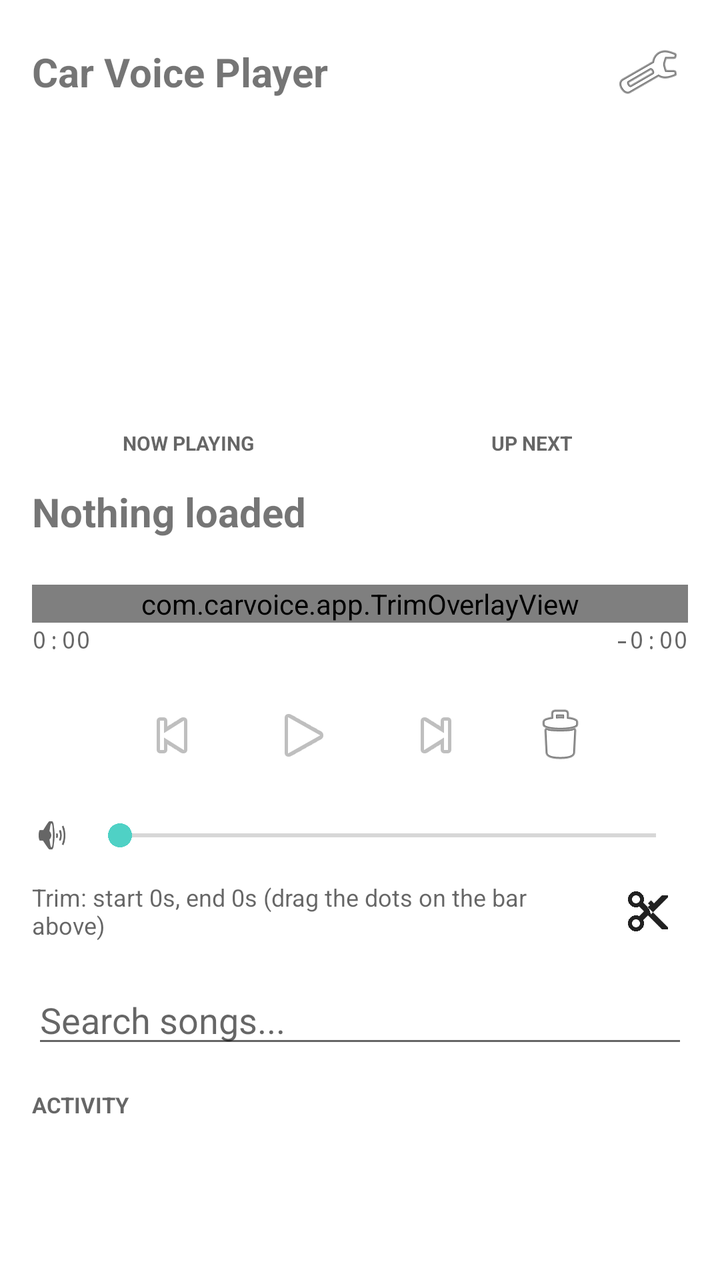
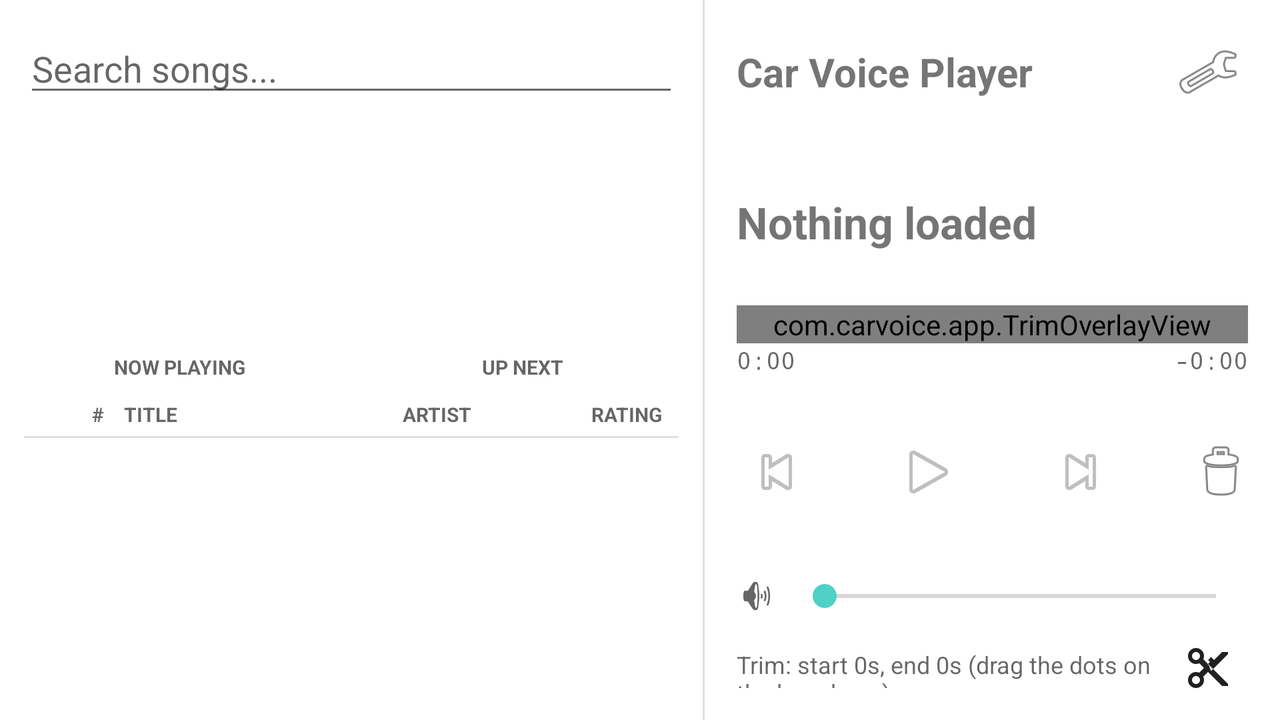

One screen, two layout resources from the same app: the default and the repository's alternative for another configuration. Each is rendered where Android would select it; the XML of both is given below.
<!-- AndroidManifest.xml: application theme Theme.CarVoicePlayer -->
<!-- res/layout/activity_main.xml -->
<?xml version="1.0" encoding="utf-8"?>
<LinearLayout xmlns:android="http://schemas.android.com/apk/res/android"
    xmlns:app="http://schemas.android.com/apk/res-auto"
    android:layout_width="match_parent"
    android:layout_height="match_parent"
    android:orientation="vertical"
    android:focusable="true"
    android:focusableInTouchMode="true">

    <ScrollView
        android:layout_width="match_parent"
        android:layout_height="wrap_content"
        android:fillViewport="false">

    <LinearLayout
        android:layout_width="match_parent"
        android:layout_height="wrap_content"
        android:orientation="vertical"
        android:padding="16dp">

        <LinearLayout
            android:layout_width="match_parent"
            android:layout_height="wrap_content"
            android:orientation="horizontal"
            android:gravity="center_vertical">

            <TextView
                android:layout_width="0dp"
                android:layout_height="wrap_content"
                android:layout_weight="1"
                android:text="Car Voice Player"
                android:textSize="20sp"
                android:textStyle="bold" />

            <ImageButton
                android:id="@+id/settingsButton"
                android:layout_width="40dp"
                android:layout_height="40dp"
                android:background="?attr/selectableItemBackgroundBorderless"
                android:contentDescription="Settings"
                android:src="@android:drawable/ic_menu_manage" />
        </LinearLayout>

        <TextView
            android:id="@+id/statusText"
            android:layout_width="match_parent"
            android:layout_height="wrap_content"
            android:layout_marginTop="4dp"
            android:textSize="12sp"
            android:textColor="?android:attr/textColorSecondary" />

        
        <LinearLayout
            android:layout_width="match_parent"
            android:layout_height="140dp"
            android:layout_marginTop="12dp"
            android:orientation="horizontal">

            <LinearLayout
                android:layout_width="0dp"
                android:layout_height="match_parent"
                android:layout_weight="1"
                android:orientation="vertical"
                android:gravity="center">

                <ImageView
                    android:id="@+id/nowPlayingArt"
                    android:layout_width="0dp"
                    android:layout_height="0dp"
                    android:layout_weight="1"
                    android:layout_marginEnd="4dp"
                    android:scaleType="centerCrop"
                    android:background="?android:attr/colorBackground"
                    android:contentDescription="Now playing artwork"
                    android:src="@android:drawable/ic_media_play" />

                <TextView
                    android:layout_width="match_parent"
                    android:layout_height="wrap_content"
                    android:layout_marginEnd="4dp"
                    android:gravity="center"
                    android:text="NOW PLAYING"
                    android:textSize="10sp"
                    android:textStyle="bold"
                    android:textColor="?android:attr/textColorSecondary" />
            </LinearLayout>

            <LinearLayout
                android:layout_width="0dp"
                android:layout_height="match_parent"
                android:layout_weight="1"
                android:orientation="vertical"
                android:gravity="center">

                <ImageView
                    android:id="@+id/upNextArt"
                    android:layout_width="0dp"
                    android:layout_height="0dp"
                    android:layout_weight="1"
                    android:layout_marginStart="4dp"
                    android:scaleType="centerCrop"
                    android:background="?android:attr/colorBackground"
                    android:contentDescription="Up next artwork"
                    android:src="@android:drawable/ic_media_next" />

                <TextView
                    android:layout_width="match_parent"
                    android:layout_height="wrap_content"
                    android:layout_marginStart="4dp"
                    android:gravity="center"
                    android:text="UP NEXT"
                    android:textSize="10sp"
                    android:textStyle="bold"
                    android:textColor="?android:attr/textColorSecondary" />
            </LinearLayout>
        </LinearLayout>

        <TextView
            android:id="@+id/nowPlayingTitle"
            android:layout_width="match_parent"
            android:layout_height="wrap_content"
            android:layout_marginTop="14dp"
            android:text="Nothing loaded"
            android:textSize="20sp"
            android:textStyle="bold"
            android:maxLines="1"
            android:ellipsize="end" />

        <TextView
            android:id="@+id/nowPlayingArtist"
            android:layout_width="match_parent"
            android:layout_height="wrap_content"
            android:textSize="14sp"
            android:textColor="?android:attr/textColorSecondary" />

        
        <FrameLayout
            android:layout_width="match_parent"
            android:layout_height="wrap_content"
            android:layout_marginTop="4dp">

            <SeekBar
                android:id="@+id/seekBar"
                android:layout_width="match_parent"
                android:layout_height="wrap_content" />

            <com.carvoice.app.TrimOverlayView
                android:id="@+id/trimOverlay"
                android:layout_width="match_parent"
                android:layout_height="match_parent" />
        </FrameLayout>

        <LinearLayout
            android:layout_width="match_parent"
            android:layout_height="wrap_content"
            android:orientation="horizontal">

            <TextView
                android:id="@+id/elapsedTime"
                android:layout_width="0dp"
                android:layout_height="wrap_content"
                android:layout_weight="1"
                android:text="0:00"
                android:textSize="12sp"
                android:fontFamily="monospace"
                android:textColor="?android:attr/textColorSecondary" />

            <TextView
                android:id="@+id/remainingTime"
                android:layout_width="wrap_content"
                android:layout_height="wrap_content"
                android:text="-0:00"
                android:textSize="12sp"
                android:fontFamily="monospace"
                android:textColor="?android:attr/textColorSecondary" />
        </LinearLayout>

        <LinearLayout
            android:id="@+id/ratingRow"
            android:layout_width="wrap_content"
            android:layout_height="wrap_content"
            android:layout_marginTop="4dp"
            android:orientation="horizontal" />

        <LinearLayout
            android:layout_width="match_parent"
            android:layout_height="wrap_content"
            android:orientation="horizontal"
            android:gravity="center"
            android:layout_marginTop="4dp">

            <ImageButton
                android:id="@+id/prevButton"
                style="?attr/borderlessButtonStyle"
                android:layout_width="52dp"
                android:layout_height="52dp"
                android:contentDescription="Previous"
                android:src="@android:drawable/ic_media_previous" />

            <ImageButton
                android:id="@+id/playPauseButton"
                style="?attr/borderlessButtonStyle"
                android:layout_width="64dp"
                android:layout_height="64dp"
                android:layout_marginStart="8dp"
                android:layout_marginEnd="8dp"
                android:contentDescription="Play/Pause"
                android:src="@android:drawable/ic_media_play" />

            <ImageButton
                android:id="@+id/nextButton"
                style="?attr/borderlessButtonStyle"
                android:layout_width="52dp"
                android:layout_height="52dp"
                android:contentDescription="Next"
                android:src="@android:drawable/ic_media_next" />

            <ImageButton
                android:id="@+id/deleteButton"
                style="?attr/borderlessButtonStyle"
                android:layout_width="40dp"
                android:layout_height="40dp"
                android:layout_marginStart="16dp"
                android:contentDescription="Delete this song"
                android:src="@android:drawable/ic_menu_delete" />
        </LinearLayout>

        <LinearLayout
            android:layout_width="match_parent"
            android:layout_height="wrap_content"
            android:orientation="horizontal"
            android:gravity="center_vertical"
            android:layout_marginTop="8dp">

            <ImageView
                android:layout_width="20dp"
                android:layout_height="20dp"
                android:src="@android:drawable/ic_lock_silent_mode_off"
                app:tint="?android:attr/textColorSecondary" />

            <SeekBar
                android:id="@+id/volumeSeekBar"
                android:layout_width="0dp"
                android:layout_height="wrap_content"
                android:layout_weight="1"
                android:layout_marginStart="8dp"
                android:max="100" />
        </LinearLayout>

        <LinearLayout
            android:layout_width="match_parent"
            android:layout_height="wrap_content"
            android:orientation="horizontal"
            android:gravity="center_vertical"
            android:layout_marginTop="8dp">

            <TextView
                android:id="@+id/trimLabel"
                android:layout_width="0dp"
                android:layout_height="wrap_content"
                android:layout_weight="1"
                android:text="Trim: start 0s, end 0s (drag the dots on the bar above)"
                android:textSize="12sp"
                android:textColor="?android:attr/textColorSecondary" />

            <ImageButton
                android:id="@+id/applyTrimButton"
                style="?attr/borderlessButtonStyle"
                android:layout_width="40dp"
                android:layout_height="40dp"
                android:layout_marginStart="8dp"
                android:contentDescription="Apply trim - permanently cuts the file"
                android:src="@drawable/ic_trim_apply"
                app:tint="?android:attr/textColorPrimary" />
        </LinearLayout>

        <EditText
            android:id="@+id/searchBox"
            android:layout_width="match_parent"
            android:layout_height="wrap_content"
            android:layout_marginTop="12dp"
            android:hint="Search songs..."
            android:inputType="text"
            android:imeOptions="actionSearch"
            android:singleLine="true" />
    </LinearLayout>
    </ScrollView>

    
    <FrameLayout
        android:layout_width="match_parent"
        android:layout_height="0dp"
        android:layout_weight="1">

        <androidx.recyclerview.widget.RecyclerView
            android:id="@+id/songRecyclerView"
            android:layout_width="match_parent"
            android:layout_height="match_parent"
            android:paddingStart="16dp"
            android:paddingEnd="16dp" />

        <LinearLayout
            android:id="@+id/nowPlayingPin"
            android:layout_width="match_parent"
            android:layout_height="wrap_content"
            android:layout_gravity="center_vertical"
            android:orientation="horizontal"
            android:gravity="center_vertical"
            android:background="@color/now_playing_row"
            android:paddingStart="16dp"
            android:paddingEnd="16dp"
            android:paddingTop="10dp"
            android:paddingBottom="10dp"
            android:elevation="6dp"
            android:visibility="gone"
            android:clickable="true"
            android:focusable="true">

            <TextView
                android:layout_width="wrap_content"
                android:layout_height="wrap_content"
                android:text="\u25B6"
                android:textColor="@color/now_playing_text"
                android:textSize="14sp" />

            <TextView
                android:id="@+id/nowPlayingPinText"
                android:layout_width="0dp"
                android:layout_height="wrap_content"
                android:layout_weight="1"
                android:layout_marginStart="8dp"
                android:textColor="@color/now_playing_text"
                android:textSize="13sp"
                android:maxLines="1"
                android:ellipsize="end" />
        </LinearLayout>
    </FrameLayout>

    
    <LinearLayout
        android:layout_width="match_parent"
        android:layout_height="120dp"
        android:orientation="vertical"
        android:paddingStart="16dp"
        android:paddingEnd="16dp"
        android:paddingBottom="8dp">

        <TextView
            android:layout_width="match_parent"
            android:layout_height="wrap_content"
            android:text="ACTIVITY"
            android:textSize="11sp"
            android:textStyle="bold"
            android:textColor="?android:attr/textColorSecondary" />

        <ScrollView
            android:id="@+id/logScrollView"
            android:layout_width="match_parent"
            android:layout_height="0dp"
            android:layout_weight="1"
            android:layout_marginTop="4dp">

            <TextView
                android:id="@+id/logText"
                android:layout_width="match_parent"
                android:layout_height="wrap_content"
                android:textSize="11sp"
                android:fontFamily="monospace"
                android:textColor="?android:attr/textColorSecondary" />
        </ScrollView>
    </LinearLayout>
</LinearLayout>
<!-- resources referenced by this layout -->
<resources>
  <color name="now_playing_row">#264FD1C5</color>
  <color name="now_playing_text">#ff3b30</color>
  <!-- drawable ic_trim_apply (drawable) -->
  <vector xmlns:android="http://schemas.android.com/apk/res/android"
      android:width="24dp"
      android:height="24dp"
      android:viewportWidth="24"
      android:viewportHeight="24">
      <path
          android:fillColor="#FF000000"
          android:pathData="M9.64,7.64c0.23,-0.5 0.36,-1.05 0.36,-1.64 0,-2.21 -1.79,-4 -4,-4S2,3.79 2,6s1.79,4 4,4c0.59,0 1.14,-0.13 1.64,-0.36L10,12l-2.36,2.36C7.14,14.13 6.59,14 6,14c-2.21,0 -4,1.79 -4,4s1.79,4 4,4 4,-1.79 4,-4c0,-0.59 -0.13,-1.14 -0.36,-1.64L12,14l7,7h3v-1L9.64,7.64zM6,8c-1.1,0 -2,-0.89 -2,-2s0.9,-2 2,-2 2,0.89 2,2 -0.9,2 -2,2zM6,20c-1.1,0 -2,-0.89 -2,-2s0.9,-2 2,-2 2,0.89 2,2 -0.9,2 -2,2zM12.5,10.83l-0.71,-0.71L13,9l-1,-1 1.5,-1.5L15,8l4,-4h3v1l-8.5,8.5z" />
  </vector>
  <style name="Theme.CarVoicePlayer" parent="Theme.MaterialComponents.DayNight.NoActionBar">
          <item name="colorPrimary">@color/brand_accent</item>
          <item name="colorAccent">@color/brand_accent</item>
      </style>
  <color name="brand_accent">#4FD1C5</color>
</resources>
<!-- res/layout-land/activity_main.xml (the repository's variant of the layout above) -->
<!-- drawn on the phone turned sideways -->
<?xml version="1.0" encoding="utf-8"?>
<LinearLayout xmlns:android="http://schemas.android.com/apk/res/android"
    xmlns:app="http://schemas.android.com/apk/res-auto"
    android:layout_width="match_parent"
    android:layout_height="match_parent"
    android:orientation="horizontal"
    android:focusable="true"
    android:focusableInTouchMode="true">

    
    <LinearLayout
        android:layout_width="0dp"
        android:layout_height="match_parent"
        android:layout_weight="55"
        android:orientation="vertical"
        android:padding="12dp">

        <EditText
            android:id="@+id/searchBox"
            android:layout_width="match_parent"
            android:layout_height="wrap_content"
            android:hint="Search songs..."
            android:inputType="text"
            android:imeOptions="actionSearch"
            android:singleLine="true" />

        
        <LinearLayout
            android:layout_width="match_parent"
            android:layout_height="0dp"
            android:layout_weight="1"
            android:layout_marginTop="8dp"
            android:orientation="horizontal">

            <LinearLayout
                android:layout_width="0dp"
                android:layout_height="match_parent"
                android:layout_weight="1"
                android:orientation="vertical"
                android:gravity="center">

                <ImageView
                    android:id="@+id/nowPlayingArt"
                    android:layout_width="0dp"
                    android:layout_height="0dp"
                    android:layout_weight="1"
                    android:layout_marginEnd="4dp"
                    android:scaleType="centerCrop"
                    android:background="?android:attr/colorBackground"
                    android:contentDescription="Now playing artwork"
                    android:src="@android:drawable/ic_media_play" />

                <TextView
                    android:layout_width="match_parent"
                    android:layout_height="wrap_content"
                    android:layout_marginEnd="4dp"
                    android:gravity="center"
                    android:text="NOW PLAYING"
                    android:textSize="10sp"
                    android:textStyle="bold"
                    android:textColor="?android:attr/textColorSecondary" />
            </LinearLayout>

            <LinearLayout
                android:layout_width="0dp"
                android:layout_height="match_parent"
                android:layout_weight="1"
                android:orientation="vertical"
                android:gravity="center">

                <ImageView
                    android:id="@+id/upNextArt"
                    android:layout_width="0dp"
                    android:layout_height="0dp"
                    android:layout_weight="1"
                    android:layout_marginStart="4dp"
                    android:scaleType="centerCrop"
                    android:background="?android:attr/colorBackground"
                    android:contentDescription="Up next artwork"
                    android:src="@android:drawable/ic_media_next" />

                <TextView
                    android:layout_width="match_parent"
                    android:layout_height="wrap_content"
                    android:layout_marginStart="4dp"
                    android:gravity="center"
                    android:text="UP NEXT"
                    android:textSize="10sp"
                    android:textStyle="bold"
                    android:textColor="?android:attr/textColorSecondary" />
            </LinearLayout>
        </LinearLayout>

        
        <LinearLayout
            android:layout_width="match_parent"
            android:layout_height="wrap_content"
            android:layout_marginTop="10dp"
            android:orientation="horizontal"
            android:paddingStart="12dp"
            android:paddingEnd="8dp">

            <TextView
                android:layout_width="28dp"
                android:layout_height="wrap_content"
                android:text="#"
                android:textSize="10sp"
                android:textStyle="bold"
                android:gravity="end"
                android:textColor="?android:attr/textColorSecondary" />

            <TextView
                android:layout_width="0dp"
                android:layout_height="wrap_content"
                android:layout_weight="3"
                android:layout_marginStart="10dp"
                android:text="TITLE"
                android:textSize="10sp"
                android:textStyle="bold"
                android:textColor="?android:attr/textColorSecondary" />

            <TextView
                android:layout_width="0dp"
                android:layout_height="wrap_content"
                android:layout_weight="2"
                android:layout_marginStart="10dp"
                android:text="ARTIST"
                android:textSize="10sp"
                android:textStyle="bold"
                android:textColor="?android:attr/textColorSecondary" />

            <TextView
                android:layout_width="wrap_content"
                android:layout_height="wrap_content"
                android:layout_marginStart="8dp"
                android:text="RATING"
                android:textSize="10sp"
                android:textStyle="bold"
                android:textColor="?android:attr/textColorSecondary" />
        </LinearLayout>

        <View
            android:layout_width="match_parent"
            android:layout_height="1dp"
            android:layout_marginTop="4dp"
            android:background="?android:attr/listDivider" />

        
        <FrameLayout
            android:layout_width="match_parent"
            android:layout_height="0dp"
            android:layout_weight="1">

            <androidx.recyclerview.widget.RecyclerView
                android:id="@+id/songRecyclerView"
                android:layout_width="match_parent"
                android:layout_height="match_parent" />

            
            <LinearLayout
                android:id="@+id/nowPlayingPin"
                android:layout_width="match_parent"
                android:layout_height="wrap_content"
                android:layout_gravity="center_vertical"
                android:orientation="horizontal"
                android:gravity="center_vertical"
                android:background="@color/now_playing_row"
                android:paddingStart="12dp"
                android:paddingEnd="12dp"
                android:paddingTop="10dp"
                android:paddingBottom="10dp"
                android:elevation="6dp"
                android:visibility="gone"
                android:clickable="true"
                android:focusable="true">

                <TextView
                    android:layout_width="wrap_content"
                    android:layout_height="wrap_content"
                    android:text="\u25B6"
                    android:textColor="@color/now_playing_text"
                    android:textSize="14sp" />

                <TextView
                    android:id="@+id/nowPlayingPinText"
                    android:layout_width="0dp"
                    android:layout_height="wrap_content"
                    android:layout_weight="1"
                    android:layout_marginStart="8dp"
                    android:maxLines="1"
                    android:ellipsize="end"
                    android:textStyle="bold"
                    android:textColor="@color/now_playing_text" />

                <TextView
                    android:layout_width="wrap_content"
                    android:layout_height="wrap_content"
                    android:text="tap to jump to it"
                    android:textSize="10sp"
                    android:textColor="@color/now_playing_text" />
            </LinearLayout>
        </FrameLayout>
    </LinearLayout>

    <View
        android:layout_width="1dp"
        android:layout_height="match_parent"
        android:background="?android:attr/listDivider" />

    
    <LinearLayout
        android:layout_width="0dp"
        android:layout_height="match_parent"
        android:layout_weight="45"
        android:orientation="vertical"
        android:padding="16dp">

        <LinearLayout
            android:layout_width="match_parent"
            android:layout_height="wrap_content"
            android:orientation="horizontal"
            android:gravity="center_vertical">

            <TextView
                android:layout_width="0dp"
                android:layout_height="wrap_content"
                android:layout_weight="1"
                android:text="Car Voice Player"
                android:textSize="20sp"
                android:textStyle="bold" />

            <ImageButton
                android:id="@+id/settingsButton"
                android:layout_width="40dp"
                android:layout_height="40dp"
                android:background="?attr/selectableItemBackgroundBorderless"
                android:contentDescription="Settings"
                android:src="@android:drawable/ic_menu_manage" />
        </LinearLayout>

        <TextView
            android:id="@+id/statusText"
            android:layout_width="match_parent"
            android:layout_height="wrap_content"
            android:layout_marginTop="4dp"
            android:textSize="12sp"
            android:textColor="?android:attr/textColorSecondary" />

        <TextView
            android:id="@+id/nowPlayingTitle"
            android:layout_width="match_parent"
            android:layout_height="wrap_content"
            android:layout_marginTop="20dp"
            android:text="Nothing loaded"
            android:textSize="22sp"
            android:textStyle="bold"
            android:maxLines="2"
            android:ellipsize="end" />

        <TextView
            android:id="@+id/nowPlayingArtist"
            android:layout_width="match_parent"
            android:layout_height="wrap_content"
            android:textSize="14sp"
            android:textColor="?android:attr/textColorSecondary" />

        
        <FrameLayout
            android:layout_width="match_parent"
            android:layout_height="wrap_content"
            android:layout_marginTop="8dp">

            <SeekBar
                android:id="@+id/seekBar"
                android:layout_width="match_parent"
                android:layout_height="wrap_content" />

            <com.carvoice.app.TrimOverlayView
                android:id="@+id/trimOverlay"
                android:layout_width="match_parent"
                android:layout_height="match_parent" />
        </FrameLayout>

        
        <LinearLayout
            android:layout_width="match_parent"
            android:layout_height="wrap_content"
            android:orientation="horizontal">

            <TextView
                android:id="@+id/elapsedTime"
                android:layout_width="0dp"
                android:layout_height="wrap_content"
                android:layout_weight="1"
                android:text="0:00"
                android:textSize="12sp"
                android:fontFamily="monospace"
                android:textColor="?android:attr/textColorSecondary" />

            <TextView
                android:id="@+id/remainingTime"
                android:layout_width="wrap_content"
                android:layout_height="wrap_content"
                android:text="-0:00"
                android:textSize="12sp"
                android:fontFamily="monospace"
                android:textColor="?android:attr/textColorSecondary" />
        </LinearLayout>

        <LinearLayout
            android:id="@+id/ratingRow"
            android:layout_width="wrap_content"
            android:layout_height="wrap_content"
            android:layout_marginTop="8dp"
            android:orientation="horizontal" />

        <LinearLayout
            android:layout_width="match_parent"
            android:layout_height="wrap_content"
            android:orientation="horizontal"
            android:gravity="center"
            android:layout_marginTop="4dp">

            <ImageButton
                android:id="@+id/prevButton"
                style="?attr/borderlessButtonStyle"
                android:layout_width="56dp"
                android:layout_height="56dp"
                android:contentDescription="Previous"
                android:src="@android:drawable/ic_media_previous" />

            <ImageButton
                android:id="@+id/playPauseButton"
                style="?attr/borderlessButtonStyle"
                android:layout_width="72dp"
                android:layout_height="72dp"
                android:layout_marginStart="12dp"
                android:layout_marginEnd="12dp"
                android:contentDescription="Play/Pause"
                android:src="@android:drawable/ic_media_play" />

            <ImageButton
                android:id="@+id/nextButton"
                style="?attr/borderlessButtonStyle"
                android:layout_width="56dp"
                android:layout_height="56dp"
                android:contentDescription="Next"
                android:src="@android:drawable/ic_media_next" />

            <ImageButton
                android:id="@+id/deleteButton"
                style="?attr/borderlessButtonStyle"
                android:layout_width="44dp"
                android:layout_height="44dp"
                android:layout_marginStart="20dp"
                android:contentDescription="Delete this song"
                android:src="@android:drawable/ic_menu_delete" />
        </LinearLayout>

        <LinearLayout
            android:layout_width="match_parent"
            android:layout_height="wrap_content"
            android:orientation="horizontal"
            android:gravity="center_vertical"
            android:layout_marginTop="16dp">

            <ImageView
                android:layout_width="20dp"
                android:layout_height="20dp"
                android:src="@android:drawable/ic_lock_silent_mode_off"
                app:tint="?android:attr/textColorSecondary" />

            <SeekBar
                android:id="@+id/volumeSeekBar"
                android:layout_width="0dp"
                android:layout_height="wrap_content"
                android:layout_weight="1"
                android:layout_marginStart="8dp"
                android:max="100" />
        </LinearLayout>

        <LinearLayout
            android:layout_width="match_parent"
            android:layout_height="wrap_content"
            android:orientation="horizontal"
            android:gravity="center_vertical"
            android:layout_marginTop="16dp">

            <TextView
                android:id="@+id/trimLabel"
                android:layout_width="0dp"
                android:layout_height="wrap_content"
                android:layout_weight="1"
                android:text="Trim: start 0s, end 0s (drag the dots on the bar above)"
                android:textSize="12sp"
                android:textColor="?android:attr/textColorSecondary" />

            <ImageButton
                android:id="@+id/applyTrimButton"
                style="?attr/borderlessButtonStyle"
                android:layout_width="40dp"
                android:layout_height="40dp"
                android:layout_marginStart="8dp"
                android:contentDescription="Apply trim - permanently cuts the file"
                android:src="@drawable/ic_trim_apply"
                app:tint="?android:attr/textColorPrimary" />
        </LinearLayout>

        <TextView
            android:layout_width="match_parent"
            android:layout_height="wrap_content"
            android:layout_marginTop="20dp"
            android:text="ACTIVITY"
            android:textSize="11sp"
            android:textStyle="bold"
            android:textColor="?android:attr/textColorSecondary" />

        <ScrollView
            android:id="@+id/logScrollView"
            android:layout_width="match_parent"
            android:layout_height="0dp"
            android:layout_weight="1"
            android:layout_marginTop="4dp">

            <TextView
                android:id="@+id/logText"
                android:layout_width="match_parent"
                android:layout_height="wrap_content"
                android:textSize="11sp"
                android:fontFamily="monospace"
                android:textColor="?android:attr/textColorSecondary" />
        </ScrollView>
    </LinearLayout>
</LinearLayout>
